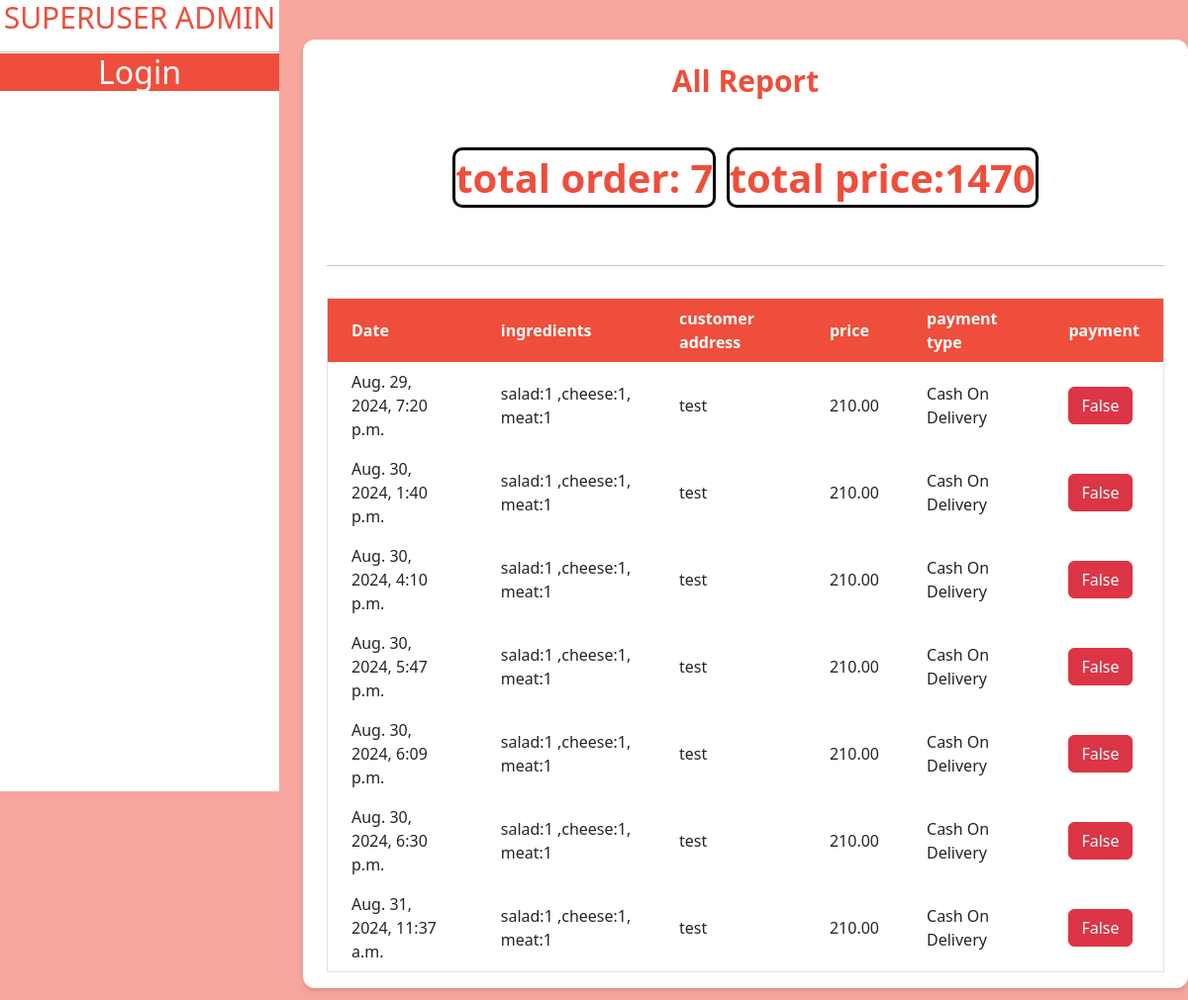
Page /super-admin/Unpaid-order/ on the committed database.
### burger/models.py (models this page shows, shortened)
class Order(models.Model):
    user = models.ForeignKey(User,on_delete=models.CASCADE)
    ingredients = models.OneToOneField(Ingredient, on_delete=models.CASCADE)
    customer =models.OneToOneField(CustomerDtail, on_delete=models.CASCADE)
    price = models.DecimalField(max_digits=12,decimal_places=2)
    orderTime = models.DateTimeField(auto_now_add=True)
    payment =models.BooleanField(default=False,blank=True,null=True)

class Ingredient(models.Model):
    salad = models.IntegerField(default=0)
    cheese = models.IntegerField(default=0)
    meat =models.IntegerField(default=0)
    def __str__(self) -> str:
        return f'salad:{self.salad} ,cheese:{self.cheese}, meat:{self.meat}'

### account/models.py (models this page shows, shortened)
class CustomerDtail(models.Model):
    phone =models.CharField(max_length=12)
    paymenttype =models.CharField(max_length=50)
    deliveryAddress = models.TextField(blank=True)

### adminc/views.py (the view)
# urls.py: path('Unpaid-order/',UnpaidOrderView.as_view(),name='unpaidorder'),
class UnpaidOrderView(ListView):
    model = Order
    template_name = 'unpaid.html'
    context_object_name = 'order_list'
    def get_queryset(self):
        queryset = super().get_queryset()
        queryset = queryset.filter(payment=False)
        return queryset
    def get_context_data(self, **kwargs):
        context = super().get_context_data(**kwargs)
        queryset = self.get_queryset()
        total_price = queryset.aggregate(total_price=Sum('price'))['total_price']
        context['total_price'] = total_price
        return context

### adminc/templates/unpaid.html
{% extends 'base.html' %}
{% load static %}
{% block head_title %}Fast Food{% endblock %} {% block body %}
<div class="my-10 py-3 px-4 bg-white rounded-xl shadow-md">
    <h1 style="color:#ee4e3b" class="font-bold text-3xl text-center pb-5 pt-2">All Report</h1>
    <div>
      <h1 style="color:#ee4e3b" class="font-bold  text-center pb-5  "><strong  style="border: solid black; border-radius:10px">total order: {{ order_list.count }}</strong> <strong  style="border: solid black; border-radius:10px"> total price:{{total_price}} </strong></h1>
    </div>
    <hr/>
    <table
      class="table-auto mx-auto w-full px-5 rounded-xl mt-8 border dark:border-neutral-500"
    >
      <thead style="background-color:#ee4e3b;" class=" text-white text-left">
        <tr
          style="background-color:#ee4e3b;"
          class="bg-gradient-to-tr  rounded-md py-2 px-4 text-white font-bold"
        >
          <th class="px-4 py-2">Date</th>
          <th class="px-4 py-2">ingredients</th>
          <th class="px-4 py-2">customer address</th>
          <th class="px-4 py-2">price</th>
          <th class="px-4 py-2">payment type</th>
          <th class="px-4 py-2">payment</th>
        </tr>
      </thead>
      <tbody>
        {% for order in order_list %}
        <tr>
          <td class="px-4 py-2">{{ order.orderTime }}</td>
          <td class="px-4 py-2">{{ order.ingredients }}</td>
          <td class="px-4 py-2">{{ order.customer.deliveryAddress }}</td>
          <td class="px-4 py-2">{{ order.price }}</td>
          <td class="px-4 py-2">{{ order.customer.paymenttype }}</td>
          <td class="px-4 py-2"><a class="btn btn-danger" href={% url 'edit_Order' order.id %}>{{ order.payment }}</a></td>
        </tr>
        {% empty %}
        <tr>
          <td colspan="5" class="px-4 py-2 text-center">No orders found.</td>
        </tr>
        {% endfor %}
      </tbody>
    </table>
  </div>
{% endblock %}

### rows in the picture
Order: orderTime "Aug. 29, 2024, 7:20 p.m.", ingredients "salad:1 ,cheese:1, meat:1", customer.deliveryAddress "test", price "210.00", customer.paymenttype "Cash On Delivery", payment "False"
Order: orderTime "Aug. 30, 2024, 1:40 p.m.", ingredients "salad:1 ,cheese:1, meat:1", customer.deliveryAddress "test", price "210.00", customer.paymenttype "Cash On Delivery", payment "False"
Order: orderTime "Aug. 30, 2024, 4:10 p.m.", ingredients "salad:1 ,cheese:1, meat:1", customer.deliveryAddress "test", price "210.00", customer.paymenttype "Cash On Delivery", payment "False"
Order: orderTime "Aug. 30, 2024, 5:47 p.m.", ingredients "salad:1 ,cheese:1, meat:1", customer.deliveryAddress "test", price "210.00", customer.paymenttype "Cash On Delivery", payment "False"
Order: orderTime "Aug. 30, 2024, 6:09 p.m.", ingredients "salad:1 ,cheese:1, meat:1", customer.deliveryAddress "test", price "210.00", customer.paymenttype "Cash On Delivery", payment "False"
Order: orderTime "Aug. 30, 2024, 6:30 p.m.", ingredients "salad:1 ,cheese:1, meat:1", customer.deliveryAddress "test", price "210.00", customer.paymenttype "Cash On Delivery", payment "False"
Order: orderTime "Aug. 31, 2024, 11:37 a.m.", ingredients "salad:1 ,cheese:1, meat:1", customer.deliveryAddress "test", price "210.00", customer.paymenttype "Cash On Delivery", payment "False"

### other values in the picture
{{ order_list.count }} "7"
{{ total_price }} "1470"
